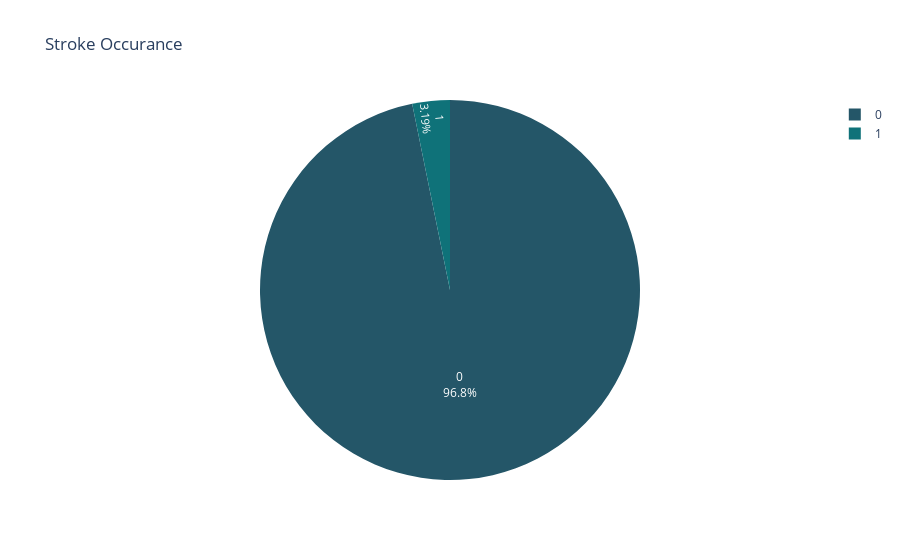

The code cell stored with this chart in its notebook:
### Code cell
stroke = dict(df['stroke'].value_counts())

fig = px.pie(names = stroke.keys(),values = stroke.values(),title = 'Stroke Occurance',color_discrete_sequence=px.colors.sequential.Aggrnyl)
fig.update_traces(textposition='inside', textinfo='percent+label')

### Figure 1 — Plotly figure (JSON) as saved in the notebook; plotly's stock layout.template omitted (floating-point values rounded to 4 significant figures)
{"data": [{"domain": {"x": [0, 1], "y": [0, 1]}, "hovertemplate": "label=%{label}<br>value=%{value}<extra></extra>", "labels": [0, 1], "legendgroup": "", "name": "", "showlegend": true, "textinfo": "percent+label", "textposition": "inside", "type": "pie", "values": [4124, 136]}], "layout": {"legend": {"tracegroupgap": 0}, "piecolorway": ["rgb(36, 86, 104)", "rgb(15, 114, 121)", "rgb(13, 143, 129)", "rgb(57, 171, 126)", "rgb(110, 197, 116)", "rgb(169, 220, 103)", "rgb(237, 239, 93)"], "title": {"text": "Stroke Occurance"}}}
